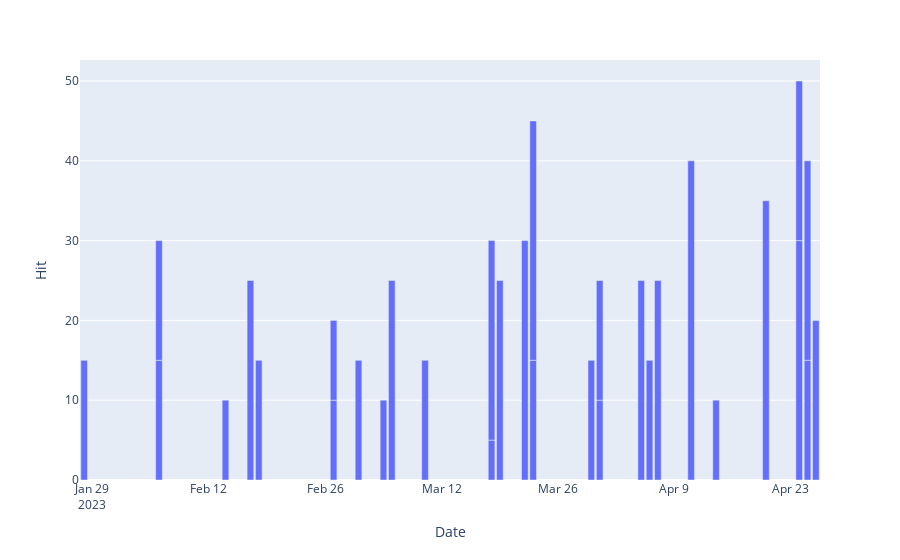

Notebook code for this chart:
### Markdown cell above
## 2. Result

### Code cell
fig = px.bar(x_hi, x='Date', y='Hit')
fig.show()

### Figure 1 — Plotly figure (JSON) as saved in the notebook; plotly's stock layout.template omitted (floating-point values rounded to 4 significant figures)
{"data": [{"alignmentgroup": "True", "hovertemplate": "Date=%{x}<br>Hit=%{y}<extra></extra>", "legendgroup": "", "marker": {"color": "#636efa", "pattern": {"shape": ""}}, "name": "", "offsetgroup": "", "orientation": "v", "showlegend": false, "textposition": "auto", "type": "bar", "x": ["2023-01-28T00:00:00", "2023-02-06T00:00:00", "2023-02-06T00:00:00", "2023-02-14T00:00:00", "2023-02-17T00:00:00", "2023-02-18T00:00:00", "2023-02-27T00:00:00", "2023-02-27T00:00:00", "2023-03-02T00:00:00", "2023-03-05T00:00:00", "2023-03-06T00:00:00", "2023-03-10T00:00:00", "2023-03-18T00:00:00", "2023-03-18T00:00:00", "2023-03-19T00:00:00", "2023-03-22T00:00:00", "2023-03-23T00:00:00", "2023-03-23T00:00:00", "2023-03-30T00:00:00", "2023-03-31T00:00:00", "2023-03-31T00:00:00", "2023-04-05T00:00:00", "2023-04-06T00:00:00", "2023-04-07T00:00:00", "2023-04-11T00:00:00", "2023-04-14T00:00:00", "2023-04-20T00:00:00", "2023-04-24T00:00:00", "2023-04-24T00:00:00", "2023-04-25T00:00:00", "2023-04-25T00:00:00", "2023-04-26T00:00:00"], "xaxis": "x", "y": [15, 15, 15, 10, 25, 15, 10, 10, 15, 10, 25, 15, 5, 25, 25, 30, 15, 30, 15, 10, 15, 25, 15, 25, 40, 10, 35, 30, 20, 15, 25, 20], "yaxis": "y"}], "layout": {"barmode": "relative", "legend": {"tracegroupgap": 0}, "margin": {"t": 60}, "xaxis": {"anchor": "y", "domain": [0, 1], "title": {"text": "Date"}}, "yaxis": {"anchor": "x", "domain": [0, 1], "title": {"text": "Hit"}}}}
